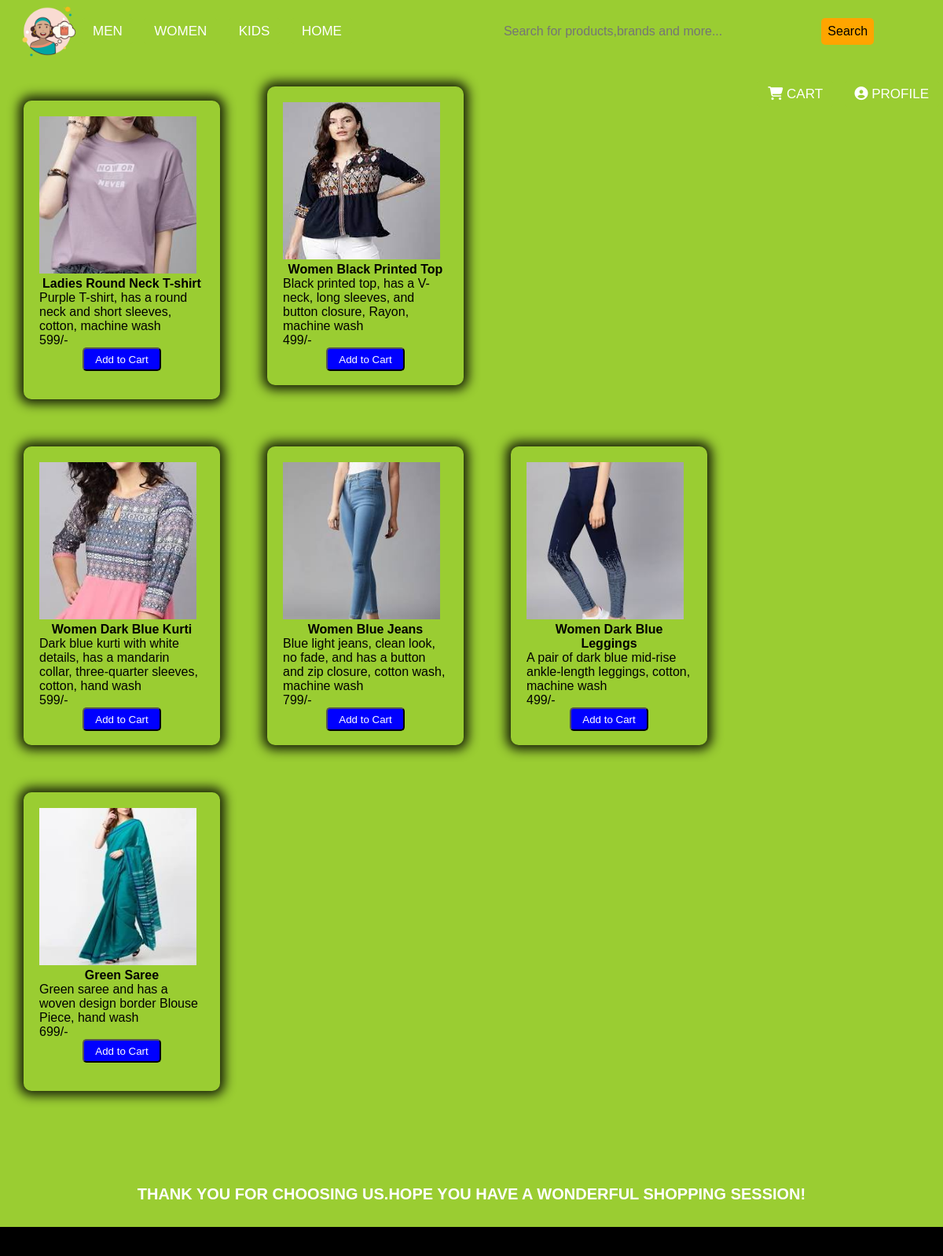
The page /women.php on the database its author committed.
### tables this page shows
CREATE TABLE `stock` (
  `item_id` int(200) NOT NULL,
  `category` varchar(200) NOT NULL,
  `item` varchar(200) NOT NULL,
  `product_name` varchar(200) DEFAULT NULL,
  `description` varchar(200) NOT NULL,
  `cost` int(200) NOT NULL,
  `image` varchar(200) NOT NULL
);

### women.php (the view, shortened to what this page needs)
<?php require_once "header.php";
?>
<!DOCTYPE html>
<html lang="en">
<head>
    <link rel="stylesheet" href="categories.css">
</head>
<body>
    <div class="page-content">
        <?php
        $stmt = $pdo->query("SELECT * FROM stock where category like '%women%'");
        while ($row = $stmt->fetch(PDO::FETCH_ASSOC)) {
            echo '<div class="shirts">';
            echo '<div class="card">';
            echo '<img src= "' . $row['image'] . '" alt="...">';
            echo '<p class="highlight">' . $row['product_name'] . '</p>';
            echo '<p>' . $row['description'] . '</p>';
            echo '<p>' . $row['cost'] . "/-" . '</p>';
            echo '<form method="POST">';
            echo '<button type=submit name="Add_to_Cart">Add to Cart</button>';
            echo '</form>';
            echo '</div>';
            echo '</div>';
        }
        ?>
    </div>
</body>
<footer>
    <h2>Thank you for choosing us.Hope you have a wonderful shopping session!</h2>
</footer>
</html>

### header.css (style rules this page uses)
* { padding: 0; margin: 0; text-decoration: none; box-sizing: border-box; list-style: none; font-family: sans-serif; background-color: yellowgreen; }

### categories.css (style rules this page uses)
h2 { padding: 30px; font-size: 20px; margin-top: 20px; font-weight: bold; text-align: center; margin-bottom: 20px; text-transform: uppercase; font-weight: bolder; }
.shirts { display: inline-block; }
.card { width: 250px; height: 380px; margin: 30px; padding: 20px; border-radius: 10px; box-shadow: 0px 0px 14px 6px rgba(0, 0, 0, 0.84); }
.card p { font-family: sans-serif; font-size: medium; }
.highlight { text-align: center; font-weight: bold; }
.card img { width: 200px; height: 200px; }
.card button { display: block; margin-left: auto; margin-right: auto; margin-top: auto; width: 100px; height: 30px; border-radius: 5px; background-color: blue; color: #ffffff; outline: none; cursor: pointer; }
footer { width: 100%; height: 100px; background: #000000; margin-top: 40px; color: #ffffff; }
footer h2 { padding: 30px; font-size: 20px; margin-top: 20px; font-weight: bold; text-align: center; margin-bottom: 20px; text-transform: uppercase; font-weight: bolder; }
html, body { height: 100%; margin: 0; }
.page-content { min-height: 100%; margin-bottom: -100px; }
.page-content::after { content: ""; display: block; }
footer, .page-content::after { height: 120px; }

### rows shown on the page
stock: image (picture), product_name "Ladies Round Neck T-shirt", description "Purple T-shirt, has a round neck and short sleeves, cotton, machine wash", cost "599"
stock: image (picture), product_name "Women Black Printed Top", description "Black printed top, has a V-neck, long sleeves, and button closure, Rayon, machine wash", cost "499"
stock: image (picture), product_name "Women Dark Blue Kurti", description "Dark blue kurti with white details, has a mandarin collar, three-quarter sleeves, cotton, hand wash", cost "599"
stock: image (picture), product_name "Women Blue Jeans", description "Blue light jeans, clean look, no fade, and has a button and zip closure, cotton wash, machine wash", cost "799"
stock: image (picture), product_name "Women Dark Blue Leggings", description "A pair of dark blue mid-rise ankle-length leggings, cotton, machine wash", cost "499"
stock: image (picture), product_name "Green Saree", description "Green saree and has a woven design border Blouse Piece, hand wash", cost "699"

### other values the page prints
$profile "PROFILE"
